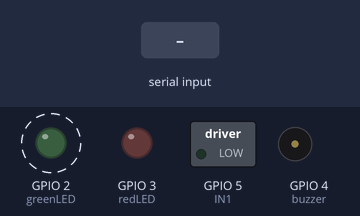
The sketch below on a simulated ESP32. Shown: switched loads named in the sketch (green lamp = pin HIGH), output pins drawn as LEDs (lit = HIGH), buzzer (waves = sounding, pin HIGH). Dashed ring = blinking. Inputs (shaded band) come from the test bench.

Above: at 3.8 s.
3.9 s: "WEBBER_ALERT\n" received over Serial
At 4.15 s:
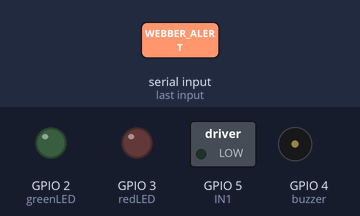
At 7.8 s:
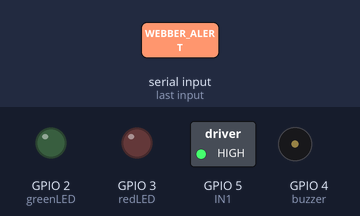
8.1 s: "WEBBER_ALERT\n" received over Serial
At 8.25 s:
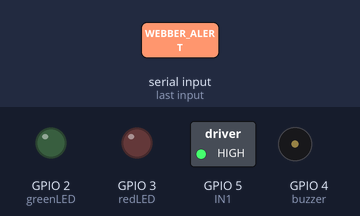
Timing chart, 0 to 11.9 s (numbered marks = the images above; inputs shaded):
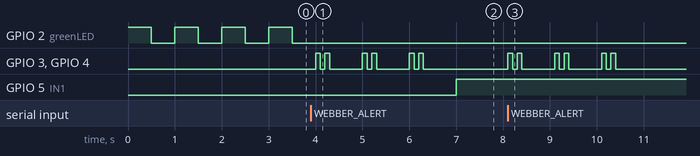

The sketch:

mango_leaf_disease_detection_Arduino_code.ino
```cpp
#define greenLED 2
#define redLED 3
#define buzzer 4
#define IN1 5     // Motor control pin

bool commandReceived = false;

void setup() {
  pinMode(greenLED, OUTPUT);
  pinMode(redLED, OUTPUT);
  pinMode(buzzer, OUTPUT);
  pinMode(IN1, OUTPUT);

  Serial.begin(115200);
}

void loop() {
  // 🔹 Blink green LED until command received
  if (!commandReceived) {
    digitalWrite(greenLED, HIGH);
    delay(500);
    digitalWrite(greenLED, LOW);
    delay(500);
  }

  // 🔹 Wait for command from ESP32-CAM
  if (Serial.available() > 0) {
    String cmd = Serial.readStringUntil('\n');
    cmd.trim();

    if (cmd == "WEBBER_ALERT") {
      commandReceived = true;
      startSequence();
    }
  }
}

void startSequence() {
  // Stop green LED
  digitalWrite(greenLED, LOW);

  // 🔴 Red LED and buzzer blink 3 times (1s ON, 1s OFF)
  for (int i = 0; i < 3; i++) {
    digitalWrite(redLED, HIGH);
    digitalWrite(buzzer, HIGH);
    delay(100);
    digitalWrite(redLED, LOW);
    digitalWrite(buzzer, LOW);
    delay(100);
    digitalWrite(redLED, HIGH);
    digitalWrite(buzzer, HIGH);
    delay(100);
    digitalWrite(redLED, LOW);
    digitalWrite(buzzer, LOW);
    delay(700);

  }

  // 🌀 Start motor (ON)
  digitalWrite(IN1, HIGH);
}
```

Measured:
- after the input at 3.9 s, GPIO 2 (greenLED): stops changing and stays LOW; GPIO 3 (redLED), GPIO 4 (buzzer): LOW → HIGH after 0.10 s, then repeats every 1.0 s: LOW 0.10 s, HIGH 0.10 s, LOW 0.70 s, HIGH 0.10 s, until it stays LOW from 6.3 s; GPIO 5 (IN1): LOW → HIGH after 3.1 s
- after the input at 8.1 s, GPIO 3 (redLED), GPIO 4 (buzzer): LOW → HIGH at once, then repeats every 1.0 s: LOW 0.10 s, HIGH 0.10 s, LOW 0.70 s, HIGH 0.10 s, until it stays LOW from 10.4 s
- by itself, GPIO 2 (greenLED): alternates HIGH for 0.50 s and LOW for 0.50 s
